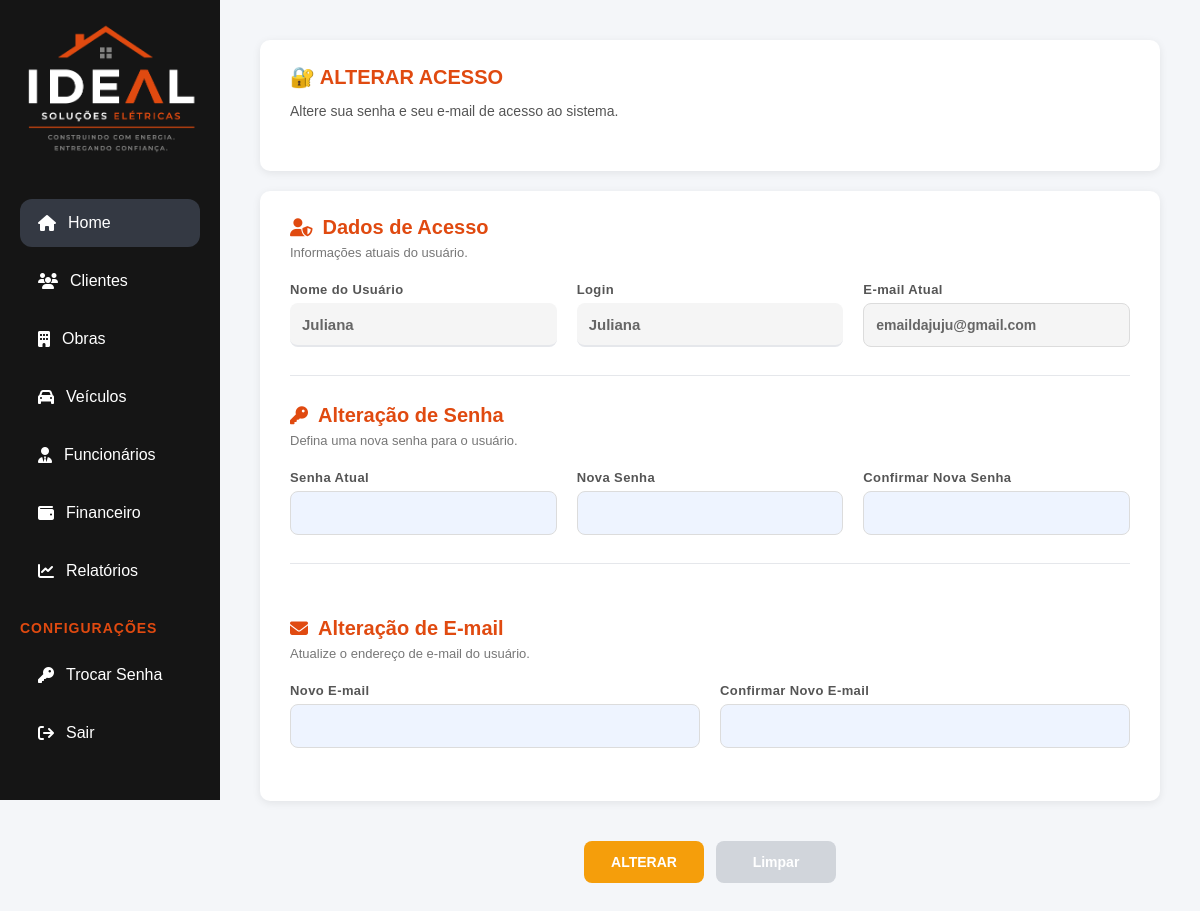
Page /public/index.php?url=credenciais (signed in) on the committed database.
### tables this page shows
CREATE TABLE usuario (
    idUsuario INT AUTO_INCREMENT PRIMARY KEY,
    perfil ENUM('Administrador', 'Usuario') NOT NULL DEFAULT 'Usuario',
    nome VARCHAR(100) NOT NULL,
    email VARCHAR(120) NOT NULL UNIQUE,
    senha VARCHAR(255) NOT NULL
);

### app/Controllers/CredenciaisController.php (called while the page is built, shortened)
<?php
class CredenciaisController
{
    private Credencial $model;
    public function __construct()
    {
        $this->model = new Credencial();
    }
    public function index()
    {
        $login = '';
        $usuario = null;
        if ($_SESSION['usuario']['perfil'] === 'Administrador') {
            if ($_SERVER['REQUEST_METHOD'] === 'POST') {
                $login = trim($_POST['login'] ?? '');
                $tipoAlteracao = $_POST['tipoAlteracao'] ?? 'senha';
                if (!empty($login)) {
                    $usuario = $this->model->buscarUsuario($login);
                    if (!$usuario) {
                        $_SESSION['mensagem_erro'] = 'Usuário não encontrado.';
                    }
                } else {
                    $_SESSION['mensagem_erro'] = 'Informe um usuário para realizar a busca.';
                }
            }
        } else {
            $credencial = $this->model->findById($_SESSION['usuario']['idUsuario']);
            if ($credencial) {
                $usuario = [
                    'id' => $credencial->getId(),
                    'nome' => $credencial->getNome(),
                    'email' => $credencial->getEmail()
                ];
                $login = $credencial->getNome();
            }
        }
        require '../app/Views/credenciais/index.php';
    }
}

### app/Models/Credencial.php (called while the page is built, shortened)
<?php
class Credencial
{
    private ?int $id = null;
    private ?string $nome = null;
    private ?string $email = null;
    private PDO $pdo;
    public function __construct()
    {
        $banco = new Conexao();
        $this->pdo = $banco->getConnection();
    }
    public function getId(): ?int
    {
        return $this->id;
    }
    public function setId(?int $id): void
    {
        $this->id = $id;
    }
    public function getNome(): ?string
    {
        return $this->nome;
    }
    public function setNome(?string $nome): void
    {
        $this->nome = $nome;
    }
    public function getEmail(): ?string
    {
        return $this->email;
    }
    public function setEmail(?string $email): void
    {
        $this->email = $email;
    }
    private function hydrate(array $dados): self
    {
        $usuario = new self();
        $usuario->setId($dados['idUsuario'] ?? $dados['id'] ?? null);
        $usuario->setPerfil($dados['perfil'] ?? null);
        $usuario->setNome($dados['nome'] ?? null);
        $usuario->setEmail($dados['email'] ?? null);
        $usuario->setSenha($dados['senha'] ?? null);
        return $usuario;
    }
    public function findById(int $id): ?self
    {
        $sql = "SELECT *
                FROM usuario
                WHERE idUsuario = :id";
        $stmt = $this->pdo->prepare($sql);
        $stmt->bindValue(':id', $id, PDO::PARAM_INT);
        $stmt->execute();
        $dados = $stmt->fetch(PDO::FETCH_ASSOC);
        return $dados ? $this->hydrate($dados) : null;
    }
}

### app/Config/Conexao.php (called while the page is built, shortened)
<?php
class Conexao
{
    private $host = 'localhost';
    private $db_name = 'empreiteira';
    private $username = 'root';
    private $password = '';
    private $port = '3306';
    public function getConnection()
    {
        $this->conn = null;
        try {
            $dsn = 'mysql:host=' . $this -> host . ';port=' . $this -> port . ';dbname=' . $this -> db_name .';charset=utf8';
            $this -> conn = new PDO($dsn, $this -> username, $this -> password);
            $this -> conn -> setAttribute(PDO::ATTR_ERRMODE, PDO::ERRMODE_EXCEPTION);
        } catch (Throwable $e) {
            error_log('Erro de conexão com o banco: ' . $e->getMessage());
        }
        return $this -> conn;
    }
}

### app/Views/credenciais/index.php (the view, shortened to what this page needs)
<?php
require_once __DIR__ . '/../includes/header.php';
?>
<link rel="stylesheet" href="/ideal/public/assets/css/variables.css">
<link rel="stylesheet" href="/ideal/public/assets/css/base.css">
<link rel="stylesheet" href="/ideal/public/assets/css/component.css">
<link rel="stylesheet" href="/ideal/public/assets/css/forms.css">
<link rel="stylesheet" href="/ideal/public/assets/css/alerts.css">
<link rel="stylesheet" href="/ideal/public/assets/css/tables.css">
<link rel="stylesheet" href="/ideal/public/assets/css/dashboard.css">
<link rel="stylesheet" href="/ideal/public/assets/css/credenciais.css?v=<?= time() ?>">
<link rel="stylesheet" href="https://cdnjs.cloudflare.com/ajax/libs/font-awesome/6.5.1/css/all.min.css">
<link rel="stylesheet" href="https://cdn.jsdelivr.net/npm/bootstrap-icons@1.11.3/font/bootstrap-icons.min.css">
</head>
<body>
    <div class="layout">
        <?php include __DIR__ . '/../includes/sidebar.php'; ?>
        <div class="content">
            <form action="/ideal/public/index.php?url=credenciais/alterar" method="POST" id="formCredenciais">
                <?php if ($_SESSION['usuario']['perfil'] === 'Administrador'): ?>
                    <div class="grid-busca">
                        <div class="card-busca">
                            <h3>
                                🔐 ALTERAR ACESSO
                            </h3>
                            <p class="subtitulo-card">
                                Gerencie as credenciais do usuário do sistema.
                            </p>
                            <div class="form-busca">
                                <div class="campo">
                                    <label>Tipo de Alteração</label>
                                    <select name="tipoAlteracao" id="tipoAlteracao">
                                        <option value="senha" <?= (isset($tipoAlteracao) && $tipoAlteracao == 'senha') ? 'selected' : '' ?>>
                                            Senha
                                        </option>
                                        <option value="email" <?= (isset($tipoAlteracao) && $tipoAlteracao == 'email') ? 'selected' : '' ?>>
                                            E-mail
                                        </option>
                                        <option value="ambos" <?= (isset($tipoAlteracao) && $tipoAlteracao == 'ambos') ? 'selected' : '' ?>>
                                            E-mail e Senha
                                        </option>
                                    </select>
                                </div>
                                <div class="campo">
                                    <label>Usuário</label>
                                    <input type="text" name="login" placeholder="Digite o usuário"
                                        value="<?= $login ?? '' ?>">
                                </div>
                                <button type="submit" class="btn-buscar"
                                    formaction="/ideal/public/index.php?url=credenciais">
                                    Buscar
                                </button>
                            </div>
                        </div>
                        <div class="card-dica">
                            <h4><i class="fas fa-info-circle"></i> DICA</h4>
                            <p>Selecione o tipo de alteração, localize o usuário e preencha os campos necessários para
                                concluir a operação.</p>
                        </div>
                    </div>
                <?php else: ?>
                    <div class="card-busca">
                        <h3>🔐 ALTERAR ACESSO</h3>
                        <p class="subtitulo-card">
                            Altere sua senha e seu e-mail de acesso ao sistema.
                        </p>
                    </div>
                <?php endif; ?>
                <div class="card-formulario">
                    <div class="bloco-formulario">
                        <div class="titulo-bloco">
                            <h2>
                                <i class="fas fa-user-shield"></i>
                                Dados de Acesso
                            </h2>
                            <p>Informações atuais do usuário.</p>
                        </div>
                        <div class="grid-form">
                            <div class="campo">
                                <label>Nome do Usuário</label>
                                <input type="text" name="nomeUsuario" id="nomeUsuario"
                                    value="<?= $usuario['nome'] ?? '' ?>" readonly>
                            </div>
                            <div class="campo">
                                <label>Login</label>
                                <input type="text" name="loginUsuario" id="loginUsuario" value="<?= $login ?? '' ?>"
                                    readonly>
                            </div>
                            <div class="campo">
                                <label>E-mail Atual</label>
                                <input type="email" name="emailAtual" id="emailAtual"
                                    value="<?= $usuario['email'] ?? '' ?>" readonly>
                            </div>
                        </div>
                    </div>
                    <div id="blocoSenha" class="bloco-formulario">
                        <div class="titulo-bloco">
                            <h2>
                                <i class="fas fa-key"></i>
                                Alteração de Senha
                            </h2>
                            <p>Defina uma nova senha para o usuário.</p>
                        </div>
                        <div class="grid-form">
                            <div class="campo">
                                <label>Senha Atual</label>
                                <input type="password" name="senhaAtual">
                            </div>
                            <div class="campo">
                                <label>Nova Senha</label>
                                <input type="password" name="novaSenha">
                            </div>
                            <div class="campo">
                                <label>Confirmar Nova Senha</label>
                                <input type="password" name="confirmarSenha">
                            </div>
                        </div>
                    </div>
                    <div id="blocoEmail" class="bloco-formulario">
                        <div class="titulo-bloco">
                            <h2>
                                <i class="fas fa-envelope"></i>
                                Alteração de E-mail
                            </h2>
                            <p>Atualize o endereço de e-mail do usuário.</p>
                        </div>
                        <div class="grid-form">
                            <div class="campo">
                                <label>Novo E-mail</label>
                                <input type="email" name="novoEmail">
                            </div>
                            <div class="campo">
                                <label>Confirmar Novo E-mail</label>
                                <input type="email" name="confirmarEmail">
                            </div>
                        </div>
                    </div>
                </div>
                <div class="acoes">
                    <button type="submit" class="btn-alterar">
                        Alterar
                    </button>
                    <button type="button" class="btn-limpar"
                        onclick="window.location.href='/ideal/public/index.php?url=credenciais'">
                        Limpar
                    </button>
                </div>
            </form>
        </div>
    </div>
</body>

### public/assets/css/variables.css (style rules this page uses)
:root { --bg: #f4f6f9; --bg-login: #0d0d0d; --surface: #ffffff; --surface-alt: #eef4ff; --text-primary: #1f2937; --text-secondary: #6b7280; --text-muted: #9ca3af; --primary: #2563eb; --primary-light: #eef4ff; --success: #22c55e; --warning: #f59e0b; --danger: #ef4444; --orange: #f97316; --orange-strong: #c2410c; --orange-dark: #e04a10; --orange-light: #f2b08f; --purple: #7c3aed; --info: #00bfff; --btn-primary: #3b82f6; --btn-success: #22c55e; --btn-warning: #f59e0b; --btn-danger: #ef4444; --btn-secondary: #d1d5db; --btn-dark: #343943; --btn-dark-hover: #23272f; --surface-dark: #222222; --bg-dark: #151515; --accent: #ff5a1f; --text: #333333; --text-secondary: #444444; --text-muted: #555555; --text-light: #666666; --text-white: #ffffff; --text-heading: #2c3e50; --text-disabled: #888888; --border: #dcdfe4; --border-light: #e5e7eb; --border-soft: #dcdcdc; --border-sidebar: #223550; --border-orange-light: #fed7aa; --radius-sm: 8px; --radius-md: 12px; --radius-default: 10px; --radius-lg: 18px; --transition: all .2s ease; --success-light: #dcfce7; --success-dark: #16a34a; --danger-light: #fee2e2; --danger-dark: #dc2626; --warning-light: #fff3cd; --warning-dark: #856404; --shadow-xs: 0 1px 3px rgba(0, 0, 0, 0.05); --shadow-sm: 0 2px 8px rgba(0, 0, 0, 0.08); --shadow-md: 0 8px 20px rgba(0, 0, 0, 0.08); --shadow-focus-primary: 0 0 0 3px rgba(37, 99, 235, 0.12); --shadow-focus-orange: 0 0 0 3px rgba(249, 115, 22, 0.12); --font-primary: Arial, Helvetica, sans-serif; }

### public/assets/css/base.css (style rules this page uses)
* { margin: 0; padding: 0; box-sizing: border-box; }
body { background: var(--bg); color: var(--text); font-family: var(--font-primary); }

### public/assets/css/component.css (style rules this page uses)
.acoes { display: flex; justify-content: center; align-items: center; flex-wrap: wrap; gap: 12px; margin-top: 10px; }

### public/assets/css/forms.css (style rules this page uses)
.grid-form { display: grid; gap: 28px 20px; width: 100%; }

### public/assets/css/dashboard.css (style rules this page uses)
.layout { display: flex; align-items: flex-start; min-height: 100vh; }
.content { flex: 1; padding: 40px; background: var(--bg); }
.content form { display: flex; flex-wrap: wrap; align-items: flex-end; gap: 15px; margin-bottom: 40px; padding: 25px; background: var(--surface); border: 1px solid var(--border-light); border-radius: var(--radius-sm); }
.content input[type="text"] { flex: 1; min-width: 180px; padding: 10px 0; background: transparent; border: none; border-bottom: 2px solid var(--border-light); color: var(--text); font-size: 15px; outline: none; transition: border-color 0.3s ease; }
.content button[type="submit"] { padding: 10px 25px; background: var(--btn-dark); border: none; border-radius: var(--radius-sm); color: var(--text-white); font-size: 13px; font-weight: 600; text-transform: uppercase; cursor: pointer; transition: var(--transition); }

### rows in the picture
usuario: nomeUsuario "Juliana", loginUsuario "Juliana", emailAtual "emaildajuju@gmail.com"
